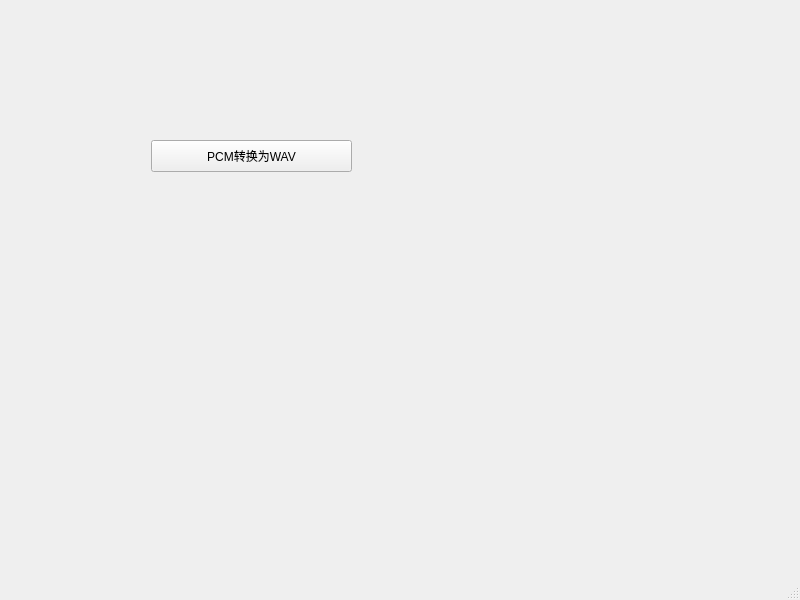
<?xml version="1.0" encoding="UTF-8"?>
<ui version="4.0">
 <class>MainWindow</class>
 <widget class="QMainWindow" name="MainWindow">
  <property name="geometry">
   <rect>
    <x>0</x>
    <y>0</y>
    <width>800</width>
    <height>600</height>
   </rect>
  </property>
  <property name="windowTitle">
   <string>MainWindow</string>
  </property>
  <widget class="QWidget" name="centralwidget">
   <widget class="QPushButton" name="recordBtn">
    <property name="geometry">
     <rect>
      <x>151</x>
      <y>140</y>
      <width>201</width>
      <height>32</height>
     </rect>
    </property>
    <property name="text">
     <string>PCM转换为WAV</string>
    </property>
   </widget>
  </widget>
  <widget class="QMenuBar" name="menubar">
   <property name="geometry">
    <rect>
     <x>0</x>
     <y>0</y>
     <width>800</width>
     <height>22</height>
    </rect>
   </property>
  </widget>
  <widget class="QStatusBar" name="statusbar"/>
 </widget>
 <resources/>
 <connections/>
</ui>
